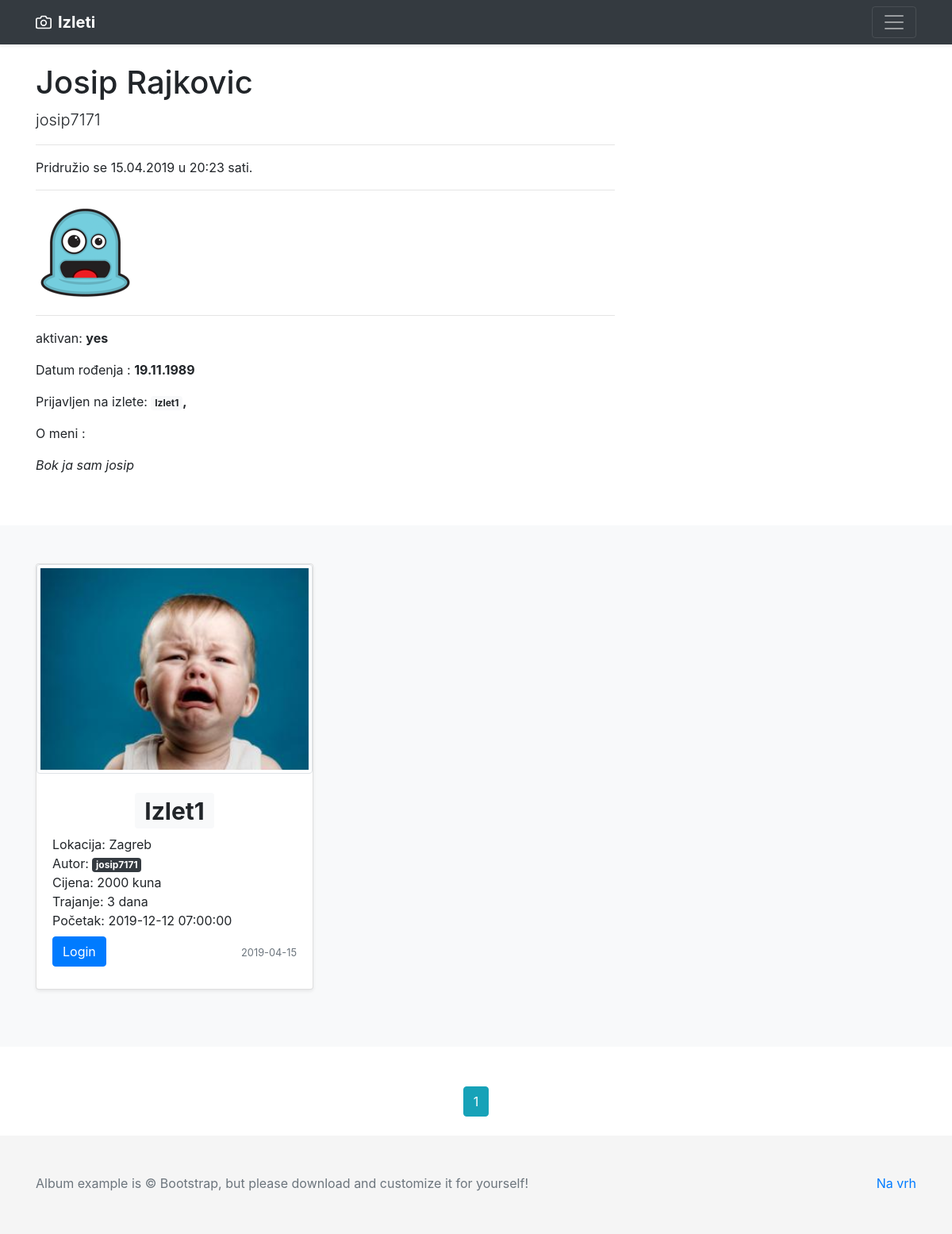
The page /user/1 on the database as committed earlier.
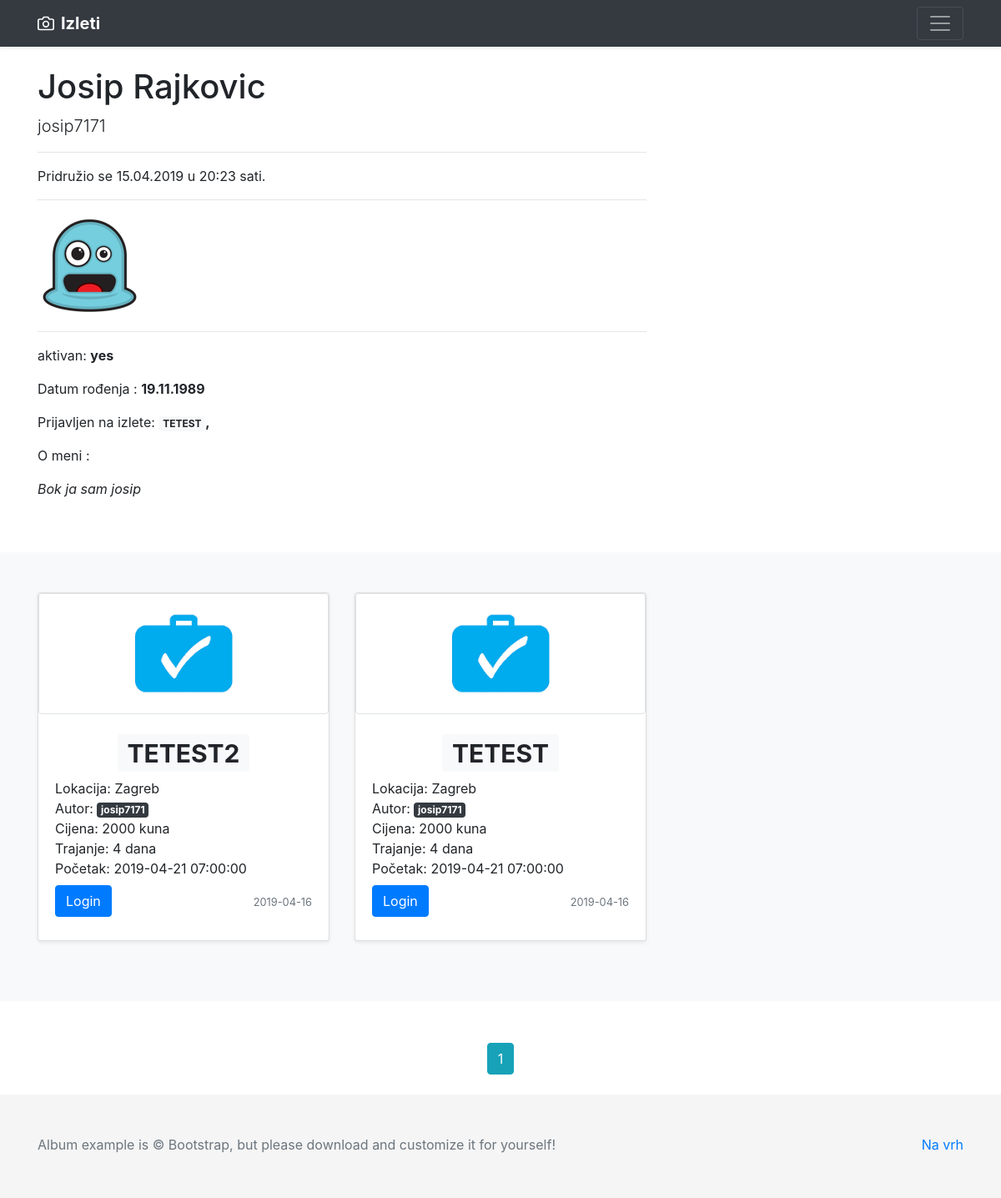
The same page on the database as committed later.
### app/models.py (models this page shows, shortened)
class Trip(db.Model):
    id = db.Column(db.Integer, primary_key=True)
    name = db.Column(db.String(50), unique=True, nullable=False)
    location = db.Column(db.String(100), nullable=False)
    user_id = db.Column(db.Integer, db.ForeignKey('user.id'), nullable=False)
    date_created = db.Column(db.DateTime, nullable=False, default=datetime.utcnow)
    price = db.Column(db.Integer, nullable=False)
    people_number = db.Column(db.Integer, nullable=False)
    starting_at = db.Column(db.DateTime, nullable=False)
    transport_type = db.Column(db.String(30), nullable=False)
    trip_duration = db.Column(db.Integer, nullable=False)
    details = db.Column(db.Text, nullable=False)
    image_file = db.Column(db.String(20), nullable=False, default='trip_default.jpg')

class User(db.Model, UserMixin):
    id = db.Column(db.Integer, primary_key=True)
    first_name = db.Column(db.String(25), nullable=False)
    last_name = db.Column(db.String(25), nullable=False)
    full_name = db.Column(db.String(51), nullable=False)
    username = db.Column(db.String(20), unique=True, nullable=False)
    email = db.Column(db.String(50), unique=True, nullable=False)
    address = db.Column(db.String(60))
    country = db.Column(db.String(30))
    phone_number = db.Column(db.String(25))
    gender = db.Column(db.Enum('male', 'female'), nullable=False)
    birth_date = db.Column(db.Date)
    about_me = db.Column(db.String(120))
    date_joined = db.Column(db.DateTime, nullable=False, default=datetime.utcnow)
    active = db.Column(db.Enum('yes', 'no'), default='yes')
    image_file = db.Column(db.String(20), nullable=False, default='default.jpg')
    password = db.Column(db.String(60), nullable=False)
    trips = db.relationship('Trip', backref='author', lazy=True)
    trips_joined = db.relationship('Trip', secondary=user_identifier, lazy='subquery',
                                   backref=db.backref('users', lazy=True))

### app/users/routes.py (the view)
@users.route("/user/<int:id>", methods=["POST", "GET"])
def user_trips(id):
    page = request.args.get('page', 1, type=int)
    user = User.query.filter_by(id=id).first_or_404()
    trips = Trip.query.filter_by(user_id=id).order_by(Trip.date_created.desc()).paginate(page=page, per_page=2)
    return render_template('user_trips2.html', user=user, trips=trips)

### app/templates/user_trips2.html (shortened to what the changed rows need)
{% extends "layout.html" %}
{% block content %}
  <div class="container">
    <div class="row">
      <div class="col-lg-8">
        <h1 class="mt-4">{{ user.full_name }}</h1>
        <div>
            <p>Prijavljen na izlete:
                <b>
                    {% for trip in user.trips_joined %}
                        <a href="{{ url_for('trips.show_trip', trip_id=trip.id) }}"
                           class="badge badge-light">
                           {{ trip.name }}
                        </a>,
                    {% endfor %}
                </b>
            </p>
        </div>
        <br><br>
      </div>
    </div>
  </div>
    {% set iterated = {'i': False} %}
    {% set count = namespace(a=0) %}
    {% set checker = namespace(a=0) %}
    {%  set users_joined = {} %}
    <main role="main">
       <div class="album py-5 bg-light">
          <div class="container">
            <div class="row">
                {% for trip in trips.items %}
                {%  if trips.page == 0 %}
                    {% set checker = namespace(a=0) %}
                {% else %}
                    {% set checker = namespace(a=1) %}
                {% endif %}
                <div class="col-md-4">
                  <div class="card mb-4 shadow-sm">
                    <img alt="" src="{{ url_for('static', filename='trip_pics/' + trip.image_file) }}"
                        class="img-fluid img-thumbnail" width="100%">
                    <div class="card-body">
                        <div class="card-text row justify-content-md-center">
                            <h1>
                            <a href="{{ url_for('trips.show_trip', trip_id=trip.id) }}"
                               class="badge badge-light">
                                {{ trip.name }}
                            </a>
                        </h1>
                        </div>
                      <div class="card-text">
                          Lokacija: {{ trip.location }}
                      </div>
                      <div class="card-text">
                          Autor:
                          <a href="{{ url_for('users.user_trips', id=trip.author.id) }}" class="badge badge-dark">
                            {{ trip.author.username }}
                          </a>
                      </div>
                      <div class="card-text">
                          Cijena: {{ trip.price }} kuna
                      </div>
                      <div class="card-text">
                          Trajanje: {{ trip.trip_duration }} dana
                      </div>
                      <div class="card-text">
                          Početak: {{ trip.starting_at }}
                      </div>
                      <div class="d-flex justify-content-between align-items-center card-text ">
                        <div class="btn-group">
                            {% if current_user.is_authenticated %}
                                {% if current_user.username == trip.author.username %}
                                    <a href="{{ url_for('trips.show_trip', trip_id=trip.id) }}" class="btn btn-primary my-2">Edit</a><br>
                                {% endif %}
                                {% set iterated = {'i': False} %}
                                {% for trip_joined in current_user.trips_joined %}
                                   {% if trip.id==trip_joined.id  %}
                                     <div hidden>{{ iterated.update({'i':True}) }}</div>
                                   {% endif %}
                                {% endfor %}
                                {% if not iterated.i %}
                                    <a href="{{ url_for('users.add_traveler', trip_id=trip.id) }}" class="btn btn-primary my-2">Prijavi se</a>
                                {% elif  iterated.i %}
                                    <a href="{{ url_for('users.remove_traveler', trip_id=trip.id) }}" class="btn btn-warning my-2">Odjavi se</a>
                                {% endif %}
                            {% else %}
                                <a href="{{ url_for('users.login') }}" class="btn btn-primary my-2">Login</a>
                            {% endif %}
                            {% set count = namespace(a=0) %}
                            {% for user_joined in trip.users %}
                                {% set count.a = count.a + 1 %}
                            {% endfor %}
                        </div>
                      <div class="card-text">
                            <small class="text-muted">{{ trip.date_created.strftime('%Y-%m-%d') }}</small>
                        </div>
                      </div>
                    </div>
                  </div>
                </div>
    {% endfor %}
            </div>
          </div>
       </div>
    </main>
    <div class="container">
        <div class="row justify-content-md-center" style="margin-top: 50px;">
            <div class="col-md-auto">
                {% for page_num in trips.iter_pages(left_edge=1, right_edge=1, left_current=1, right_current=2) %}
                    {% if page_num %}
                        {% if trips.page == page_num %}
                            <a class="btn btn-info mb-4" href="{{ url_for('main.home', page=page_num) }}">{{ page_num }}</a>
                        {% else %}
                            <a class="btn btn-outline-info mb-4" href="{{ url_for('main.home', page=page_num) }}">{{ page_num }}</a>
                        {% endif %}
                    {% else %}
                    ...
                    {% endif %}
                {% endfor %}
            </div>
        </div>
    </div>
{% endblock content %}

Rows that differ between the two databases and show on the page:
removed Trip: name "Izlet1", image_file (picture), location "Zagreb", author.username "josip7171", price "2000", trip_duration "3", starting_at "2019-12-12 07:00:00", date_created "2019-04-15"
added Trip: name "TETEST", image_file (placeholder picture), location "Zagreb", author.username "josip7171", price "2000", trip_duration "4", starting_at "2019-04-21 07:00:00", date_created "2019-04-16"
added Trip: image_file (placeholder picture), name "TETEST2", location "Zagreb", author.username "josip7171", price "2000", trip_duration "4", starting_at "2019-04-21 07:00:00", date_created "2019-04-16"
